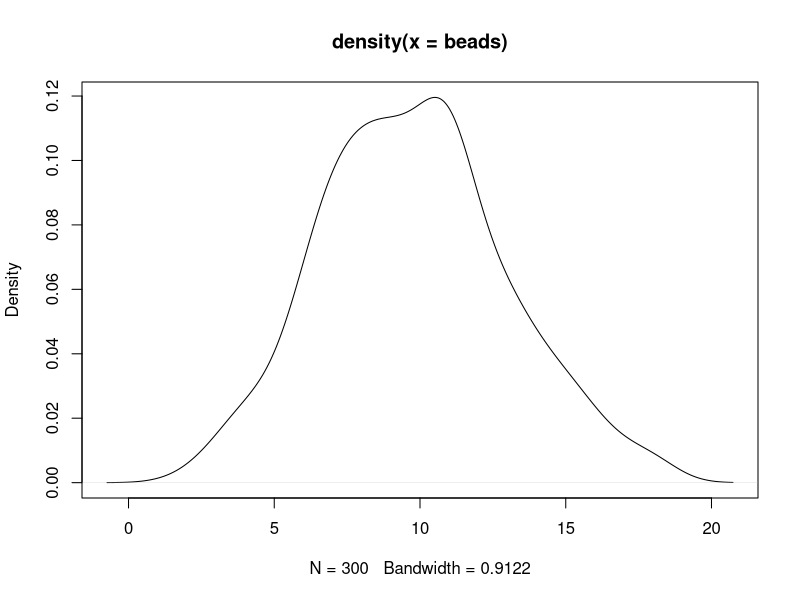
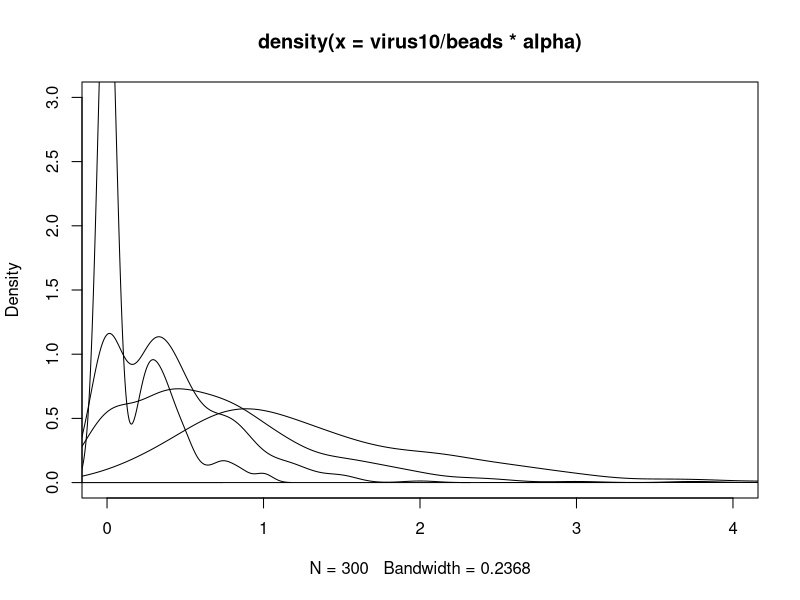
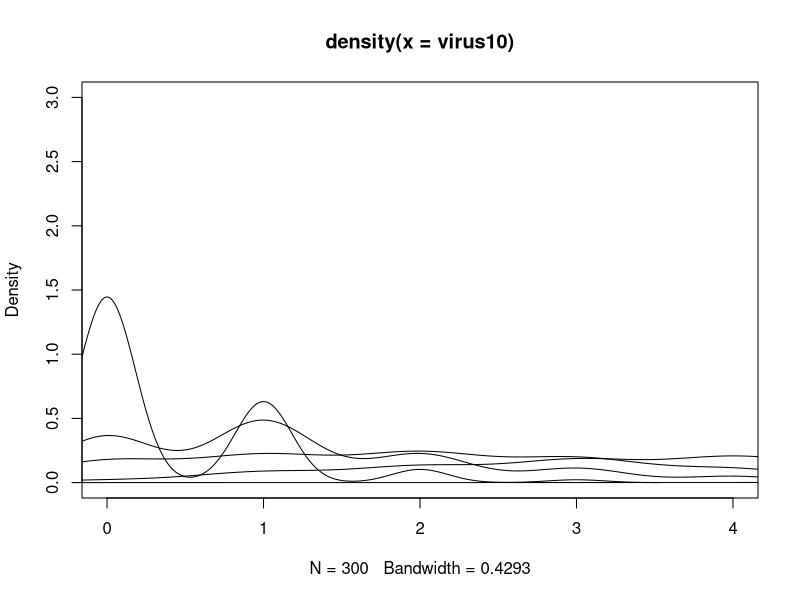

Write the R code that produced these figures, in order. (Note: this script raises an error after producing the figures.)
rm(list=ls())
n <- 300
beta <- 4
bg <- 0# rnorm(n, 0.05, 0.01)
alpha <- 3
adjust <- 1
beadsAvg <- 10
beads <- rpois(n,beadsAvg)
virus1 <- rpois(beads,1*beta/beadsAvg) + bg*beads
virus3 <- rpois(beads,3*beta/beadsAvg) + bg*beads
virus5 <- rpois(beads,5*beta/beadsAvg) + bg*beads
virus10 <- rpois(beads,10*beta/beadsAvg) + bg*beads

plot(density(beads))

plot(density(virus10/beads*alpha), ylim=c(0,3), xlim=c(0,4))
lines(density(virus5/beads*alpha, adjust=adjust))
lines(density(virus3/beads*alpha, adjust=adjust))
lines(density(virus1/beads*alpha, adjust=adjust))
lines(density(beads*alpha, adjust=adjust))

plot(density(virus10), ylim=c(0,3), xlim=c(0,4))
lines(density(virus5, adjust=adjust))
lines(density(virus3, adjust=adjust))
lines(density(virus1, adjust=adjust))
lines(density(beads*alpha, adjust=adjust))


duh <- hist(rpois(100000000,1/5000))
duh
